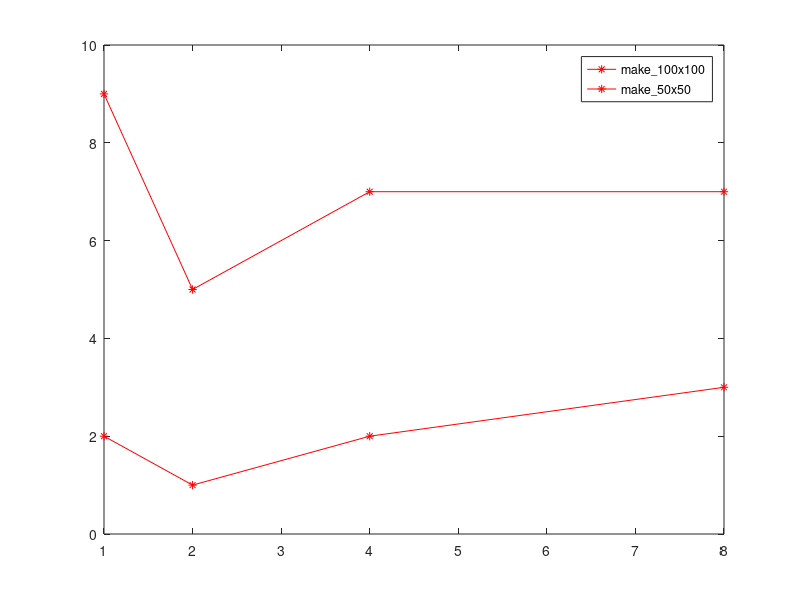

Here is the MATLAB script that generated this plot:
close all
x = [ 1 2 4 8 ];
make_100x100 = [ 9 5 7 7 ];
plot(x, make_100x100, 'r-*', 'DisplayName', 'make_100x100')
hold on
make_50x50 = [ 2 1 2 3 ];
plot(x, make_50x50, 'r-*', 'DisplayName', 'make_50x50')
hold on
hold off
legend('Interpreter', 'none')
